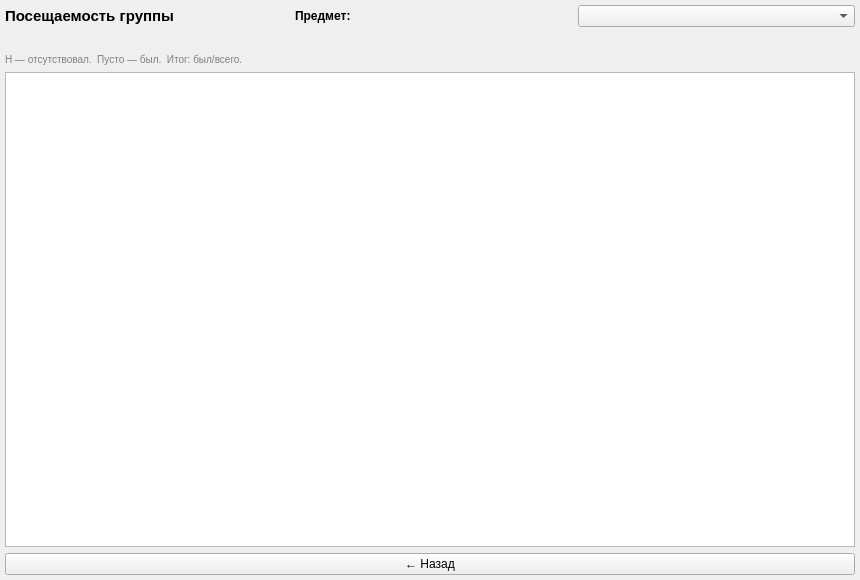
<?xml version="1.0" encoding="UTF-8"?>
<ui version="4.0">
 <class>TeacherAttendancePage</class>
 <widget class="QMainWindow" name="TeacherAttendancePage">
  <property name="geometry"><rect><x>0</x><y>0</y><width>860</width><height>580</height></rect></property>
  <property name="windowTitle"><string>Посещаемость группы</string></property>
  <widget class="QWidget" name="centralwidget">
   <widget class="QWidget" name="lw">
    <property name="geometry"><rect><x>5</x><y>5</y><width>850</width><height>570</height></rect></property>
    <layout class="QVBoxLayout">

     <item><layout class="QHBoxLayout">
      <item><widget class="QLabel" name="titleLabel">
       <property name="text"><string>Посещаемость группы</string></property>
       <property name="font"><font><pointsize>11</pointsize><bold>true</bold></font></property>
      </widget></item>
      <item><spacer><property name="orientation"><enum>Qt::Horizontal</enum></property></spacer></item>
      <item><widget class="QLabel" name="subjLabel2">
       <property name="text"><string>Предмет:</string></property>
       <property name="font"><font><bold>true</bold></font></property>
      </widget></item>
      <item><widget class="QComboBox" name="subjectCombo">
       <property name="minimumWidth"><number>220</number></property>
      </widget></item>
     </layout></item>

     <item><widget class="QLabel" name="subjectLabel">
      <property name="text"><string></string></property>
      <property name="styleSheet"><string>color: #555; font-style: italic;</string></property>
     </widget></item>

     <item><widget class="QLabel" name="hintLabel">
      <property name="text"><string>Н — отсутствовал.  Пусто — был.  Итог: был/всего.</string></property>
      <property name="styleSheet"><string>color: gray; font-size: 10px;</string></property>
     </widget></item>

     <item><widget class="QTableWidget" name="attTable"/></item>

     <item><widget class="QPushButton" name="backButton">
      <property name="text"><string>← Назад</string></property>
     </widget></item>
    </layout>
   </widget>
  </widget>
 </widget>
 <resources/><connections/>
</ui>
